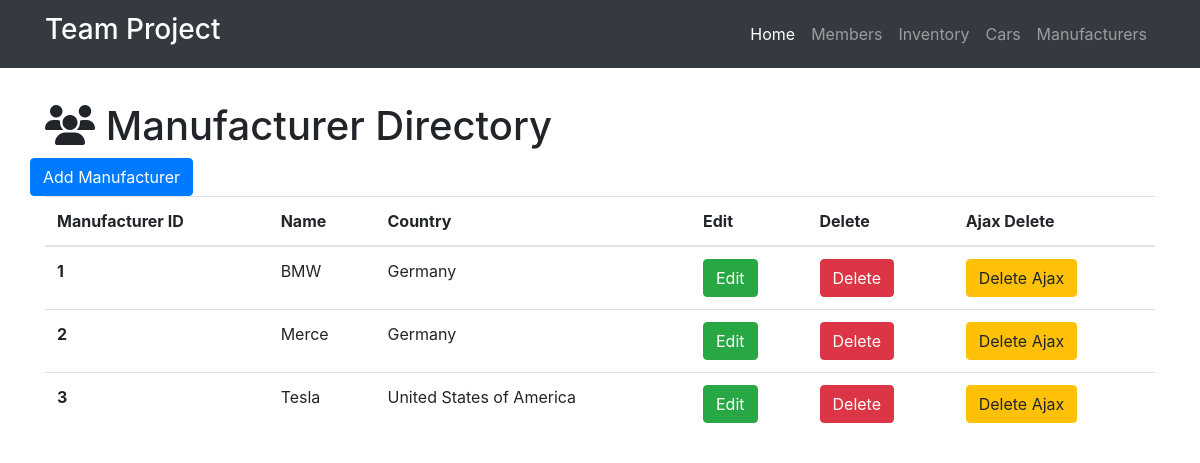
/manufacturers, run on an earlier commit of the app's database.
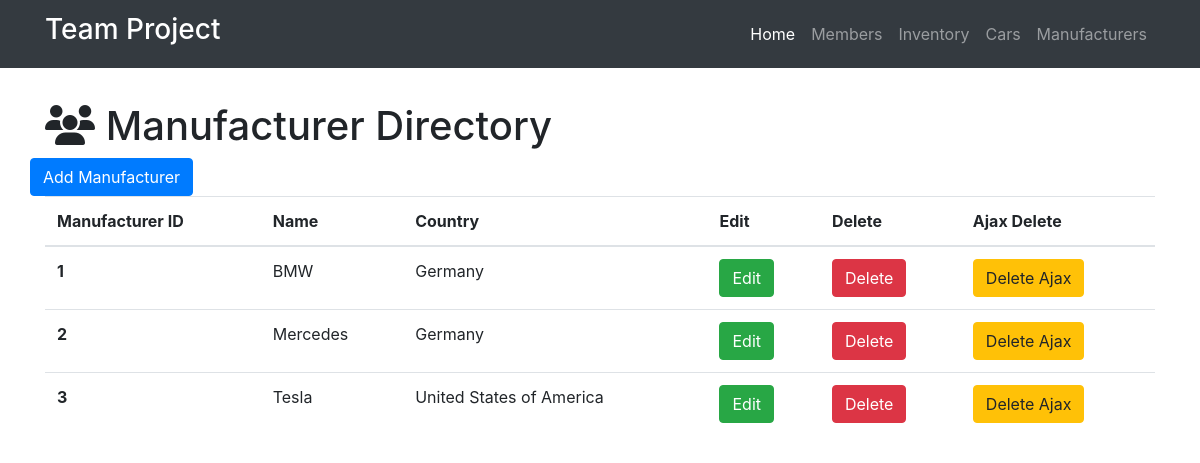
And on a later commit of the database.
### project.py (models this page shows)
class Manufacturer(db.Model):
    __tablename__ = 'manufacturers'
    id = db.Column(db.Integer, primary_key=True)
    name = db.Column(db.String(64))
    country = db.Column(db.Text)
    cars = db.relationship('Car', backref='manufacturer', cascade="delete")

### project.py (the view)
@app.route('/manufacturers')
def show_all_manufacturers():
    manufacturers = Manufacturer.query.all()
    return render_template('manufacturer-all.html', manufacturers=manufacturers)

### templates/manufacturer-all.html (shortened to what this page needs)
{% extends "home-base.html" %}
{% block head%}
  {{super()}}
{% endblock %}
{% block page_content %}
<div class="container">
   <h1 class="mt-5"><i class="fa fa-users" aria-hidden="true"></i> Manufacturer Directory</h1>
  <div class="row bottom-margin">
    <a href="/manufacturer/add" class="btn btn-primary" role="button" aria-disabeled="true">Add Manufacturer</a>
  </div>
{% if manufacturers %}
  <table class="table">
    <thead>
      <tr>
        <th>Manufacturer ID</th>
        <th>Name</th>
        <th>Country</th>
        <th>Edit</th>
        <th>Delete</th>
        <th>Ajax Delete</th>
      </tr>
    </thead>
    <tbody>
  {% for manufacturer in manufacturers %}
  <tr>
        <th scope="row">{{manufacturer.id}}</th>
        <td>{{manufacturer.name}}</td>
        <td>{{manufacturer.country}}</td>
        <td>
          <a href="/manufacturer/edit/{{manufacturer.id}}" class ="btn btn-success" role="button" aria-disabled="true"> Edit</a>
        </td>
        <td><a href="/manufacturer/delete/{{manufacturer.id}}" class="btn btn-danger" role="button" aria-disabled="true"> Delete</a></td>
        <td><button class="btn btn-warning delete_ajax_btn" role="button" data-manufacturer-id={{manufacturer.id}}>Delete Ajax</button></td>
  </tr>
   {% endfor %}
 </tbody>
</table>
{% else %}
<h3>There are no manufacturers in the directory yet.</h3>
{% endif %}
</div>
{% endblock %}

What changed in the data, as far as the page shows it:
changed Manufacturer id 2: name "Merce" → "Mercedes"
